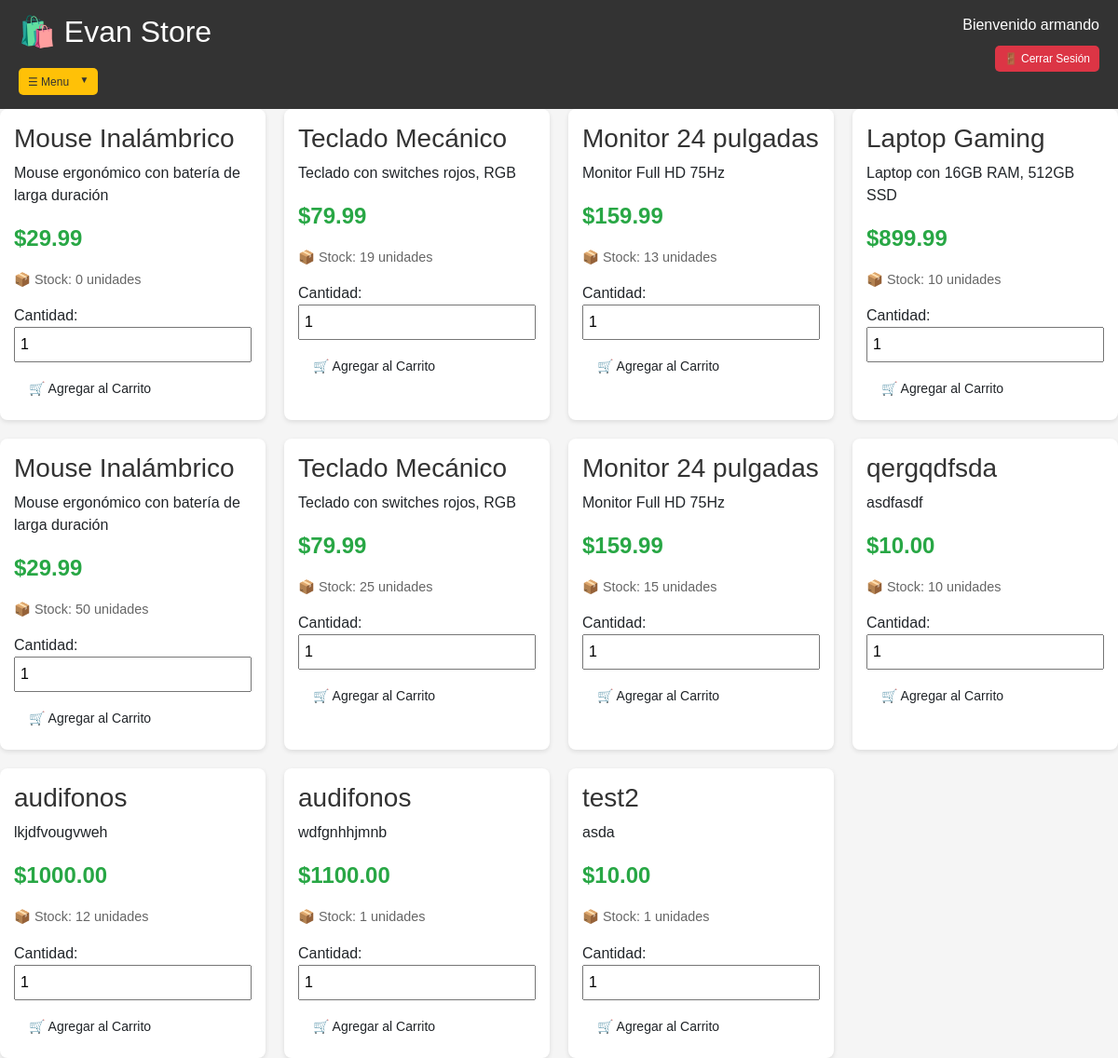
The page /tienda (signed in) on the database its author committed.
### models.py (models this page shows, shortened)
class Usuario(UserMixin, db.Model):
    id = db.Column(db.Integer, primary_key=True)
    nombre = db.Column(db.String(100), nullable=False)
    usuario = db.Column(db.String(80), unique=True, nullable=False)
    celular = db.Column(db.String(20), nullable=False)
    email = db.Column(db.String(120), unique=True, nullable=False)
    password_hash = db.Column(db.String(255), nullable=False)
    es_admin = db.Column(db.Boolean, default=False)
    fecha_registro = db.Column(db.DateTime, default=datetime.utcnow)

class Producto(db.Model):
    id = db.Column(db.Integer, primary_key=True)
    nombre = db.Column(db.String(200), nullable=False)
    descripcion = db.Column(db.Text)
    precio = db.Column(db.Float, nullable=False)
    stock = db.Column(db.Integer, default=0)
    imagen_url = db.Column(db.String(500))
    categoria = db.Column(db.String(100))
    fecha_creacion = db.Column(db.DateTime, default=datetime.utcnow)

### app.py (the view)
@app.route('/tienda')
@login_required
def tienda():
    productos = Producto.query.all()
    return render_template('productos.html', productos=productos)

### app.py (called while the page is built)
@login_manager.user_loader
def load_user(user_id):
    return Usuario.query.get(int(user_id))

### templates/productos.html (shortened to what this page needs)
<!DOCTYPE html>
<html lang="es">
<head>
    <link href="https://cdn.jsdelivr.net/npm/bootstrap@5.1.3/dist/css/bootstrap.min.css" rel="stylesheet">
    <link href="https://cdn.datatables.net/1.11.5/css/dataTables.bootstrap5.min.css" rel="stylesheet">
    <link rel="stylesheet" href="{{ url_for('static', filename='style.css') }}">
</head>
<body>
   {% include 'navbar.html' %}
    <div class="productos-container">
        {% for producto in productos %}
        <div class="producto-card">
            <h3>{{ producto.nombre }}</h3>
            <p>{{ producto.descripcion[:100] if producto.descripcion else 'Sin descripción' }}</p>
            <p class="precio">${{ "%.2f"|format(producto.precio) }}</p>
            <p class="stock">📦 Stock: {{ producto.stock }} unidades</p>
            <label>Cantidad:</label>
            <input type="number" id="cantidad-{{ producto.id }}" value="1" min="1" max="{{ producto.stock }}" style="width: 100%; margin-bottom: 10px; padding: 5px;">
            <button class="btn" onclick="agregarAlCarrito({{ producto.id }})">
                🛒 Agregar al Carrito
            </button>
        </div>
        {% endfor %}
    </div>
</body>
</html>

### templates/navbar.html (shortened to what this page needs)
<link rel="stylesheet" href="{{ url_for('static', filename='style.css') }}">
<div class="navbar">
    <div class="logo-area">
        <h2>🛍️ Evan Store</h2>
        <div class="dropdown" style="margin-top: 10px;">
            <button class="btn btn-warning btn-sm dropdown-toggle" type="button" data-bs-toggle="dropdown">
                ☰   Menu
            </button>
        </div>
    </div>
    <div class="user-area">
        <span>Bienvenido {{ current_user.nombre }}</span>
        <a href="{{ url_for('logout') }}" class="btn btn-danger btn-sm">🚪 Cerrar Sesión</a>
    </div>
</div>

### static/style.css (style rules this page uses)
* { margin: 0; padding: 0; box-sizing: border-box; }
body { font-family: Arial, sans-serif; background: #f5f5f5; min-height: 100vh; }
.navbar { background: #333; padding: 15px 20px; display: flex; justify-content: space-between; align-items: flex-start; flex-wrap: wrap; }
.logo-area h2 { color: white; margin: 0 0 10px 0; }
.user-area { text-align: right; }
.user-area span { display: block; color: white; margin-bottom: 5px; }
.user-area .btn { margin-top: 5px; }
.btn { padding: 8px 16px; border-radius: 5px; border: none; cursor: pointer; font-size: 14px; text-decoration: none; display: inline-block; }
.btn-warning { background: #ffc107; color: #333; }
.btn-danger { background: #dc3545; color: white; }
.btn-sm { padding: 5px 10px; font-size: 12px; }
.dropdown { position: relative; display: inline-block; }
.dropdown-toggle::after { display: inline-block; margin-left: 8px; content: "▼"; font-size: 10px; border: none; }
.productos-container { display: grid; grid-template-columns: repeat(auto-fill, minmax(250px, 1fr)); gap: 20px; max-width: 1200px; margin: 0 auto; }
.producto-card { background: white; border-radius: 8px; padding: 15px; box-shadow: 0 2px 5px rgba(0,0,0,0.1); }
.producto-card h3 { margin-top: 0; color: #333; }
.precio { font-size: 1.5em; color: #28a745; font-weight: bold; }
.stock { color: #666; font-size: 0.9em; }

### rows shown on the page
Usuario: nombre "armando"
Producto: nombre "Mouse Inalámbrico", descripcion "Mouse ergonómico con batería de larga duración", precio "29.99", stock "0"
Producto: nombre "Teclado Mecánico", descripcion "Teclado con switches rojos, RGB", precio "79.99", stock "19"
Producto: nombre "Monitor 24 pulgadas", descripcion "Monitor Full HD 75Hz", precio "159.99", stock "13"
Producto: nombre "Laptop Gaming", descripcion "Laptop con 16GB RAM, 512GB SSD", precio "899.99", stock "10"
Producto: nombre "Mouse Inalámbrico", descripcion "Mouse ergonómico con batería de larga duración", precio "29.99", stock "50"
Producto: nombre "Teclado Mecánico", descripcion "Teclado con switches rojos, RGB", precio "79.99", stock "25"
Producto: nombre "Monitor 24 pulgadas", descripcion "Monitor Full HD 75Hz", precio "159.99", stock "15"
Producto: nombre "qergqdfsda", descripcion "asdfasdf", precio "10.00", stock "10"
Producto: nombre "audifonos", descripcion "lkjdfvougvweh", precio "1000.00", stock "12"
Producto: nombre "audifonos", descripcion "wdfgnhhjmnb", precio "1100.00", stock "1"
Producto: nombre "test2", descripcion "asda", precio "10.00", stock "1"
